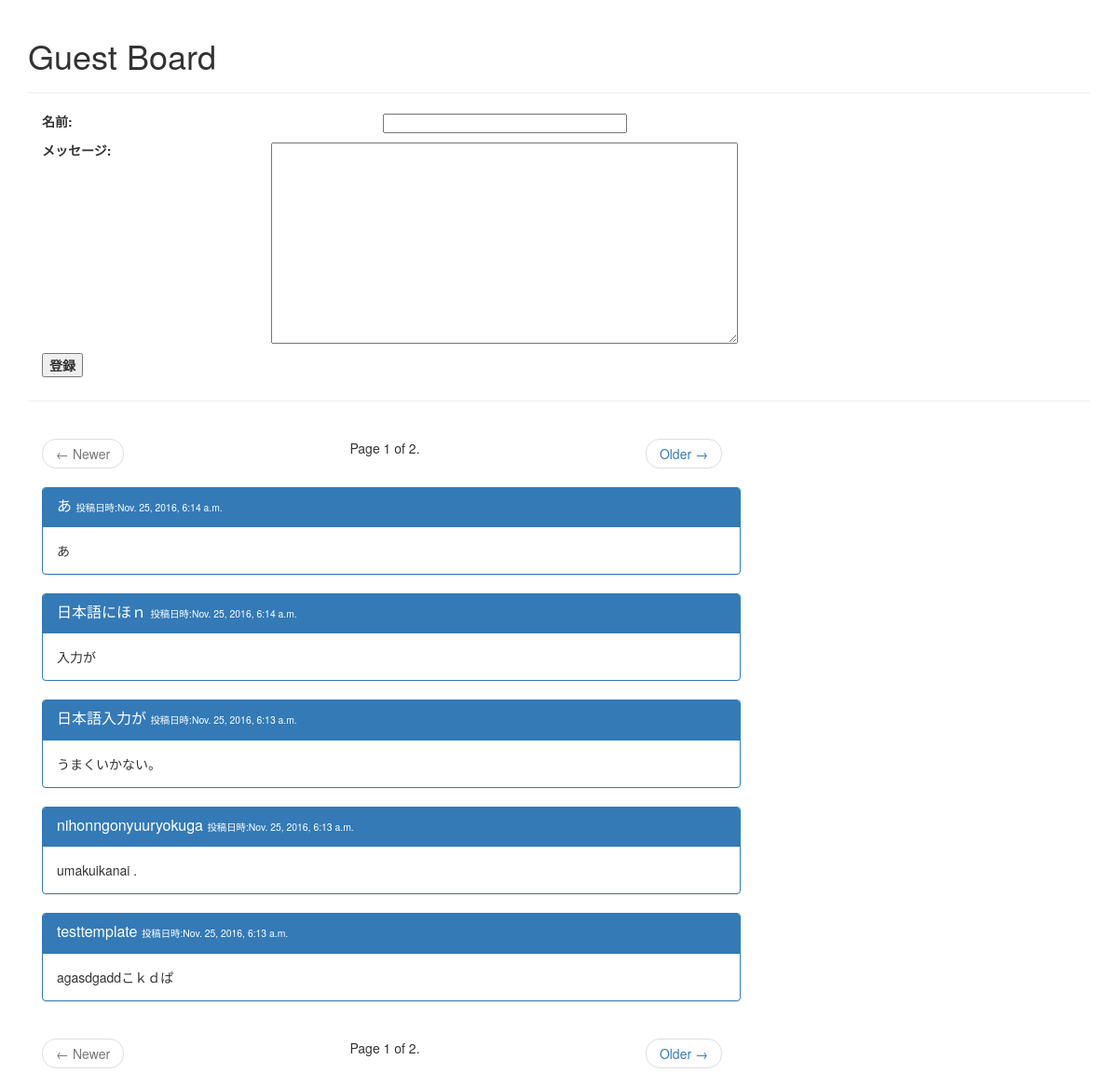
Screenshot of /guestboard/ with the database file from the repository.
### guestboard/models.py (models this page shows)
class Posting(models.Model):
    name = models.CharField(max_length=64,verbose_name="名前",help_text="あなたの名前")
    message = models.CharField(max_length=255,verbose_name="メッセージ",help_text="メッセージを入力してください")
    created_at = models.DateTimeField(auto_now_add=True,verbose_name="登録日時")

### guestboard/views.py (the view, shortened to what this page needs)
def index(request):
    form = PostingForm(request.POST or None)
    page = _get_page( Posting.objects.order_by('-id'), # 投稿を新しい順に並び替え
                     request.GET.get('page')) # GETクエリからページ番号を取得する ?
    contexts = {
        'form': form,
        'page': page,
    }
    return render(request, 'guestboard/index.html', contexts)

### guestboard/forms.py
class PostingForm(forms.ModelForm):
    class Meta:
        model = Posting
        fields = ('name','message')
        widgets = {
            'name': forms.TextInput(attrs={'size': 40}),
            'message': forms.Textarea(attrs={'cols':80, 'rows':20})
        }

### guestboard/views.py (called while the page is built)
def _get_page(list_, page_no, count=5):
    paginator = Paginator(list_, count)
    try:
        page = paginator.page(page_no)
    except (EmptyPage, PageNotAnInteger):
        page = paginator.page(1)
    return page

### guestboard/templates/guestboard/index.html (shortened to what this page needs)
{% extends 'guestboard/base.html' %}
{% block body %}
  <div class="page-header">
    <h1>Guest Board</h1>
  </div>
  <form action="{% url 'guestboard:index' %}" method="post">
    <div class="row">
      {% for field in form %}
        <div class="form-group">
          <div class="col-sm-10">
            <label class="col-sm-3 control-label">{{ field.label_tag }}</label>
            <label class="label col-sm-7">{{ field }}</label>
          </div>
        </div>
      {% endfor %}
      <div class="col-sm-10">
        <div class="form-group">
          <label class="col-sm-2 control-label"><input type="submit" class"btn btn-primary" value="登録"></label>
        </div>
      </div>
    </div>
  </form>
  <hr>
  {% include "pagination.html" %}
  <div class="container">
    <div class="row">
      <div class="col-sm-8">
        {% for posting in page %}
          <div class="panel panel-primary">
            <div class="panel-heading">
              <h3 class="panel-title">{{ posting.name }} <label class="small">投稿日時:{{ posting.created_at }}</label></h3>
            </div>
            <div class="panel-body">
              {{ posting.message }}
            </div>
          </div>
        {% endfor %}
      </div>
    </div>
  </div>
  {% include "pagination.html" %}
{% endblock %}

### rows the page displays
Posting: name "あ", created_at "Nov. 25, 2016, 6:14 a.m.", message "あ"
Posting: name "日本語にほｎ", created_at "Nov. 25, 2016, 6:14 a.m.", message "入力が"
Posting: name "日本語入力が", created_at "Nov. 25, 2016, 6:13 a.m.", message "うまくいかない。"
Posting: name "nihonngonyuuryokuga", created_at "Nov. 25, 2016, 6:13 a.m.", message "umakuikanai ."
Posting: name "testtemplate", created_at "Nov. 25, 2016, 6:13 a.m.", message "agasdgaddこｋｄぱ"

### other values shown
{{ field.label_tag }} "名前:" "メッセージ:"
{{ page.number }} "1 1"
{{ page.paginator.num_pages }} "2 2"
